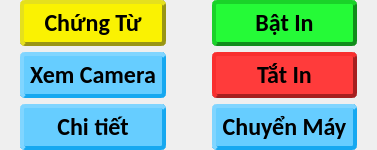
              <widget class="QWidget" name="widget_51" native="true">
               <property name="styleSheet">
                <string notr="true">* {
	 color: black;
}

/* === NÚT XANH DƯƠNG === */
#btnCamera2, #btnChuyenMayIn2, #btnChiTiet2 {
    border-radius: 5px;
    border-right: 4px outset #16a8f0;
    border-left: 4px outset #16a8f0;
    border-top: 4px outset #16a8f0;
    border-bottom: 4px outset #16a8f0;
    background-color: #66cdff;
    font-weight: bold;
    padding: 4px 6px;   /* THÊM PADDING */
}

#btnCamera2:hover, #btnChuyenMayIn2:hover, #btnChiTiet2:hover {
    background-color: #80d4ff;
    border-right: 4px outset #1bb8ff;
    border-left: 4px outset #1bb8ff;
    border-top: 4px outset #1bb8ff;
    border-bottom: 4px outset #1bb8ff;
    padding: 4px 6px;
}

#btnCamera2:pressed, #btnChuyenMayIn2:pressed, #btnChiTiet2:pressed {
    background-color: #4db8e6;
    border-right: 4px inset #0f8cc7;
    border-left: 4px inset #0f8cc7;
    border-top: 4px inset #0f8cc7;
    border-bottom: 4px inset #0f8cc7;
    padding:4px 6px;
}

/* === NÚT BẬT IN (XANH LÁ) === */
#btnBatIn2 {
    border-radius: 5px;
    border-right: 4px outset #118c1b;
    border-left: 4px outset #118c1b;
    border-top: 4px outset #118c1b;
    border-bottom: 4px outset #118c1b;
    background-color: #25fa37;
    font-weight: bold;
    padding:4px 6px;
}

#btnBatIn2:hover {
    background-color: #40ff50;
    border-right: 4px outset #14a820;
    border-left: 4px outset #14a820;
    border-top: 4px outset #14a820;
    border-bottom: 4px outset #14a820;
    padding:4px 6px;
}

#btnBatIn2:pressed {
    background-color: #1de62d;
    border-right: 4px inset #0d7314;
    border-left: 4px inset #0d7314;
    border-top: 4px inset #0d7314;
    border-bottom: 4px inset #0d7314;
    padding: 4px 6px;
}

/* === NÚT THÊM CHỨNG TỪ (VÀNG) === */
#btnThemChungTu2 {
    border-radius: 5px;
    border-right: 4px outset #999514;
    border-left: 4px outset #999514;
    border-top: 4px outset #999514;
    border-bottom: 4px outset #999514;
    background-color: #faf202;
    font-weight: bold;
    padding: 4px 6px;
}

#btnThemChungTu2:hover {
    background-color: #ffff33;
    border-right: 4px outset #b3b317;
    border-left: 4px outset #b3b317;
    border-top: 4px outset #b3b317;
    border-bottom: 4px outset #b3b317;
    padding :4px 6px;
}

#btnThemChungTu2:pressed {
    background-color: #e6e600;
    border-right: 4px inset #80800f;
    border-left: 4px inset #80800f;
    border-top: 4px inset #80800f;
    border-bottom: 4px inset #80800f;
    padding: 4px 6px;
}

/* === NÚT TẮT IN (ĐỎ) === */
#btnTatIn2 {
    border-radius: 5px;
    border-right: 4px outset #a61f1f;
    border-left: 4px outset #a61f1f;
    border-top: 4px outset #a61f1f;
    border-bottom: 4px outset #a61f1f;
    background-color: #ff3b3b;
    font-weight: bold;
    padding: 4px 6px;
}

#btnTatIn2:hover {
    background-color: #ff5252;
    border-right: 4px outset #c41f1f;
    border-left: 4px outset #c41f1f;
    border-top: 4px outset #c41f1f;
    border-bottom: 4px outset #c41f1f;
    padding: 4px 6px;
}

#btnTatIn2:pressed {
    background-color: #e63333;
    border-right: 4px inset #8c1919;
    border-left: 4px inset #8c1919;
    border-top: 4px inset #8c1919;
    border-bottom: 4px inset #8c1919;
    padding: 4px 6px;
}</string>
               </property>
               <layout class="QGridLayout" name="gridLayout_2">
                <property name="leftMargin">
                 <number>0</number>
                </property>
                <property name="topMargin">
                 <number>0</number>
                </property>
                <property name="rightMargin">
                 <number>0</number>
                </property>
                <property name="bottomMargin">
                 <number>0</number>
                </property>
                <item row="1" column="1">
                 <widget class="QWidget" name="widget_52" native="true">
                  <layout class="QVBoxLayout" name="verticalLayout_33">
                   <property name="leftMargin">
                    <number>20</number>
                   </property>
                   <property name="topMargin">
                    <number>0</number>
                   </property>
                   <property name="rightMargin">
                    <number>20</number>
                   </property>
                   <property name="bottomMargin">
                    <number>0</number>
                   </property>
                   <item>
                    <widget class="QPushButton" name="btnTatIn2">
                     <property name="font">
                      <font>
                       <family>Calibri</family>
                       <pointsize>18</pointsize>
                       <weight>75</weight>
                       <bold>true</bold>
                      </font>
                     </property>
                     <property name="cursor">
                      <cursorShape>PointingHandCursor</cursorShape>
                     </property>
                     <property name="text">
                      <string>Tắt In</string>
                     </property>
                     <property name="icon">
                      <iconset>
                       <normaloff>assets/stop-button.png</normaloff>assets/stop-button.png</iconset>
                     </property>
                     <property name="iconSize">
                      <size>
                       <width>20</width>
                       <height>20</height>
                      </size>
                     </property>
                     <property name="flat">
                      <bool>false</bool>
                     </property>
                    </widget>
                   </item>
                  </layout>
                 </widget>
                </item>
                <item row="1" column="0">
                 <widget class="QWidget" name="widget_53" native="true">
                  <property name="font">
                   <font>
                    <family>Calibri</family>
                    <pointsize>8</pointsize>
                    <weight>75</weight>
                    <bold>true</bold>
                   </font>
                  </property>
                  <layout class="QVBoxLayout" name="verticalLayout_34">
                   <property name="leftMargin">
                    <number>20</number>
                   </property>
                   <property name="topMargin">
                    <number>0</number>
                   </property>
                   <property name="rightMargin">
                    <number>20</number>
                   </property>
                   <property name="bottomMargin">
                    <number>0</number>
                   </property>
                   <item>
                    <widget class="QPushButton" name="btnCamera2">
                     <property name="enabled">
                      <bool>false</bool>
                     </property>
                     <property name="font">
                      <font>
                       <family>Calibri</family>
                       <pointsize>18</pointsize>
                       <weight>75</weight>
                       <bold>true</bold>
                      </font>
                     </property>
                     <property name="cursor">
                      <cursorShape>PointingHandCursor</cursorShape>
                     </property>
                     <property name="text">
                      <string>Xem Camera</string>
                     </property>
                     <property name="icon">
                      <iconset>
                       <normaloff>assets/video-camera.png</normaloff>assets/video-camera.png</iconset>
                     </property>
                     <property name="iconSize">
                      <size>
                       <width>20</width>
                       <height>20</height>
                      </size>
                     </property>
                    </widget>
                   </item>
                  </layout>
                 </widget>
                </item>
                <item row="4" column="0">
                 <widget class="QWidget" name="widget_54" native="true">
                  <layout class="QVBoxLayout" name="verticalLayout_35">
                   <property name="leftMargin">
                    <number>20</number>
                   </property>
                   <property name="topMargin">
                    <number>0</number>
                   </property>
                   <property name="rightMargin">
                    <number>20</number>
                   </property>
                   <property name="bottomMargin">
                    <number>0</number>
                   </property>
                   <item>
                    <widget class="QPushButton" name="btnChiTiet2">
                     <property name="enabled">
                      <bool>true</bool>
                     </property>
                     <property name="font">
                      <font>
                       <family>Calibri</family>
                       <pointsize>18</pointsize>
                       <weight>75</weight>
                       <bold>true</bold>
                      </font>
                     </property>
                     <property name="cursor">
                      <cursorShape>PointingHandCursor</cursorShape>
                     </property>
                     <property name="text">
                      <string>Chi tiết</string>
                     </property>
                     <property name="icon">
                      <iconset>
                       <normaloff>assets/info.png</normaloff>assets/info.png</iconset>
                     </property>
                     <property name="iconSize">
                      <size>
                       <width>18</width>
                       <height>18</height>
                      </size>
                     </property>
                    </widget>
                   </item>
                  </layout>
                 </widget>
                </item>
                <item row="0" column="1">
                 <widget class="QWidget" name="widget_55" native="true">
                  <layout class="QVBoxLayout" name="verticalLayout_36">
                   <property name="leftMargin">
                    <number>20</number>
                   </property>
                   <property name="topMargin">
                    <number>0</number>
                   </property>
                   <property name="rightMargin">
                    <number>20</number>
                   </property>
                   <property name="bottomMargin">
                    <number>0</number>
                   </property>
                   <item>
                    <widget class="QPushButton" name="btnBatIn2">
                     <property name="font">
                      <font>
                       <family>Calibri</family>
                       <pointsize>18</pointsize>
                       <weight>75</weight>
                       <bold>true</bold>
                      </font>
                     </property>
                     <property name="cursor">
                      <cursorShape>PointingHandCursor</cursorShape>
                     </property>
                     <property name="text">
                      <string>Bật In</string>
                     </property>
                     <property name="icon">
                      <iconset>
                       <normaloff>assets/play-button-arrowhead.png</normaloff>assets/play-button-arrowhead.png</iconset>
                     </property>
                     <property name="iconSize">
                      <size>
                       <width>18</width>
                       <height>18</height>
                      </size>
                     </property>
                    </widget>
                   </item>
                  </layout>
                 </widget>
                </item>
                <item row="0" column="0">
                 <widget class="QWidget" name="widget_56" native="true">
                  <layout class="QVBoxLayout" name="verticalLayout_37">
                   <property name="spacing">
                    <number>0</number>
                   </property>
                   <property name="leftMargin">
                    <number>20</number>
                   </property>
                   <property name="topMargin">
                    <number>0</number>
                   </property>
                   <property name="rightMargin">
                    <number>20</number>
                   </property>
                   <property name="bottomMargin">
                    <number>0</number>
                   </property>
                   <item>
                    <widget class="QPushButton" name="btnThemChungTu2">
                     <property name="font">
                      <font>
                       <family>Calibri</family>
                       <pointsize>18</pointsize>
                       <weight>75</weight>
                       <bold>true</bold>
                      </font>
                     </property>
                     <property name="cursor">
                      <cursorShape>PointingHandCursor</cursorShape>
                     </property>
                     <property name="text">
                      <string>Chứng Từ</string>
                     </property>
                     <property name="icon">
                      <iconset>
                       <normaloff>assets/plus.png</normaloff>assets/plus.png</iconset>
                     </property>
                     <property name="iconSize">
                      <size>
                       <width>16</width>
                       <height>16</height>
                      </size>
                     </property>
                     <property name="flat">
                      <bool>false</bool>
                     </property>
                    </widget>
                   </item>
                  </layout>
                 </widget>
                </item>
                <item row="4" column="1">
                 <widget class="QWidget" name="widget_57" native="true">
                  <layout class="QVBoxLayout" name="verticalLayout_38">
                   <property name="leftMargin">
                    <number>20</number>
                   </property>
                   <property name="topMargin">
                    <number>0</number>
                   </property>
                   <property name="rightMargin">
                    <number>20</number>
                   </property>
                   <property name="bottomMargin">
                    <number>0</number>
                   </property>
                   <item>
                    <widget class="QPushButton" name="btnChuyenMayIn2">
                     <property name="font">
                      <font>
                       <family>Calibri</family>
                       <pointsize>18</pointsize>
                       <weight>75</weight>
                       <bold>true</bold>
                      </font>
                     </property>
                     <property name="cursor">
                      <cursorShape>PointingHandCursor</cursorShape>
                     </property>
                     <property name="text">
                      <string>Chuyển Máy</string>
                     </property>
                     <property name="icon">
                      <iconset>
                       <normaloff>assets/printing.png</normaloff>assets/printing.png</iconset>
                     </property>
                     <property name="iconSize">
                      <size>
                       <width>20</width>
                       <height>20</height>
                      </size>
                     </property>
                     <property name="flat">
                      <bool>false</bool>
                     </property>
                    </widget>
                   </item>
                  </layout>
                 </widget>
                </item>
               </layout>
              </widget>
